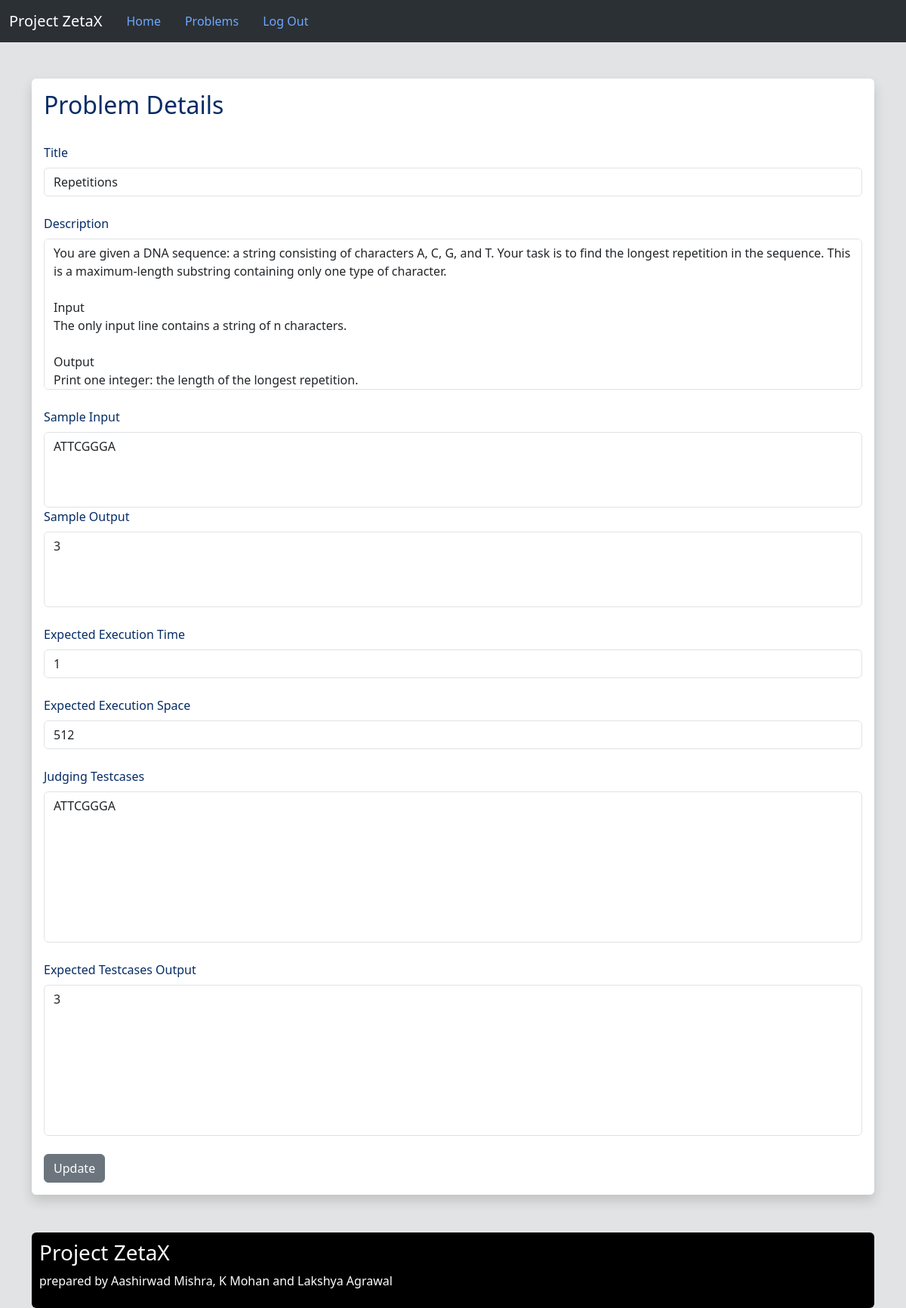
Before: /modify_problem/1 (signed in) with the older database file.
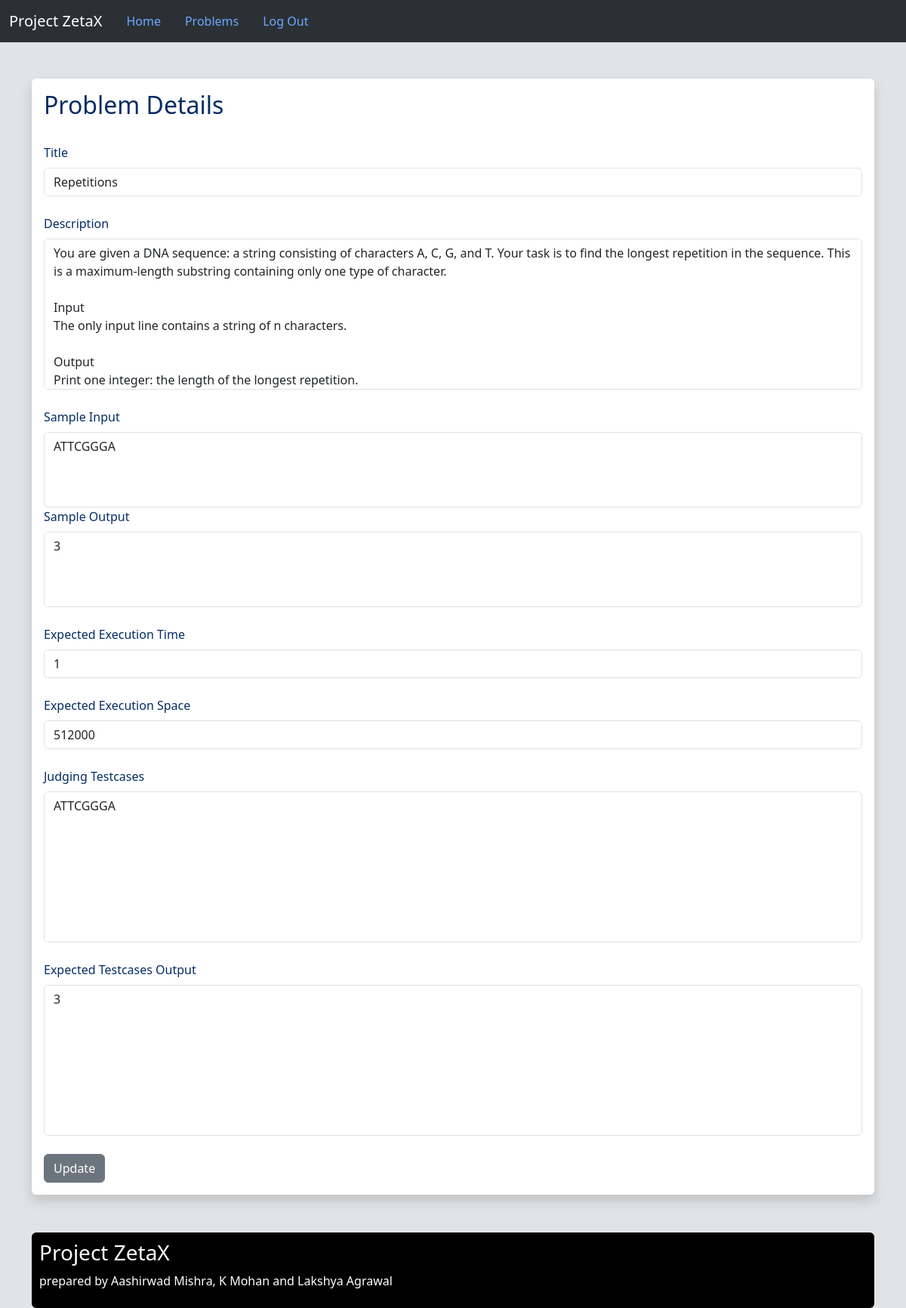
After: the same page with the newer database file.
### Project/models.py (models this page shows, shortened)
class Problem(db.Model):
    __bind_key = 'problems'
    id = db.Column(db.Integer, primary_key=True)
    title = db.Column(db.String(100), nullable=False)
    description = db.Column(db.String(2000), nullable=False)
    sample_input = db.Column(db.String(100), nullable=False)
    sample_output = db.Column(db.String(100), nullable=False)
    exe_time = db.Column(db.Integer, nullable=False)
    exe_space = db.Column(db.Integer, nullable=False)
    judging_testcases = db.Column(db.String(1000000),nullable=False)
    exp_testcases_output = db.Column(db.String(1000000),nullable=False)
    user_id = db.Column(db.Integer, db.ForeignKey('user.id'))

### Project/routes.py (the view)
    def wrapped_function_judge(*args,**kwargs):
        if (current_user.is_authenticated) and (current_user.type != 'Judge'):
            flash("Please log in as Judge to access this page",'error')
            return redirect(url_for('home'))
        return inner_func(*args,**kwargs)

### Project/forms.py
class ProblemForm(FlaskForm):
    title = StringField("Title",validators=[DataRequired()])
    description = TextAreaField("Description",validators=[DataRequired()])
    sample_input = TextAreaField("Sample Input",validators=[DataRequired()])
    sample_output = TextAreaField("Sample Output",validators=[DataRequired()])
    exe_time = IntegerField("Expected Execution Time",validators=[DataRequired()])
    exe_space = IntegerField("Expected Execution Space",validators=[DataRequired()])
    judging_testcases = TextAreaField("Judging Testcases",validators=[DataRequired()])
    exp_testcases_output = TextAreaField("Expected Testcases Output",validators=[DataRequired()])
    submit = SubmitField("Submit")

### Project/models.py (called while the page is built)
@login_manager.user_loader
def load_user(id):
    return User.query.get(int(id))

### Project/routes.py (called while the page is built, shortened)
def judge_required(inner_func):
    def wrapped_function_judge(*args,**kwargs):
        if (current_user.is_authenticated) and (current_user.type != 'Judge'):
            flash("Please log in as Judge to access this page",'error')
            return redirect(url_for('home'))
        return inner_func(*args,**kwargs)
    wrapped_function_judge.__name__ = inner_func.__name__
    return wrapped_function_judge

@app.route('/modify_problem/<int:id>',methods=['GET','POST'])
@login_required
@judge_required
def modify_problem(id):
    problem = Problem.query.get_or_404(id)
    form = ProblemForm()
    form.title.data=problem.title
    form.description.data=problem.description
    form.sample_input.data=problem.sample_input
    form.sample_output.data=problem.sample_output
    form.exe_time.data=problem.exe_time
    form.exe_space.data=problem.exe_space
    form.judging_testcases.data=problem.judging_testcases
    form.exp_testcases_output.data=problem.exp_testcases_output
    return render_template('modify_problem.html',form=form,current_problem=problem)

### Project/templates/modify_problem.html (shortened to what this page needs)
{% extends 'base.html' %}
{% block content %}
    <br/><br/>
    <form action="/modify_problem/{{current_problem.id}}" method="POST" class="shadow p-3 mb-5 bg-body rounded">
            <h2>Problem Details</h2><br/>
                {{ form.title.label(class="form-label") }}
                {{ form.title(class="form-control",value=form.title.data) }}
                <br/>
                {{ form.description.label(class="form-label") }}
                {{ form.description(class="form-control",value=form.description.data,style="height:200px") }}
                <br/>
                {{ form.sample_input.label(class="form-label") }}
                {{ form.sample_input(class="form-control",value=form.sample_input.data,style="height:100px") }}
                {{ form.sample_output.label(class="form-label") }}
                {{ form.sample_output(class="form-control",value=form.sample_output.data,style="height:100px") }}
                <br/>
                {{ form.exe_time.label(class="form-label") }}
                {{ form.exe_time(class="form-control",value=form.exe_time.data) }}
                <br/>
                {{ form.exe_space.label(class="form-label") }}
                {{ form.exe_space(class="form-control",value=form.exe_space.data) }}
                <br/>
                {{ form.judging_testcases.label(class="form-label") }}
                {{ form.judging_testcases(class="form-control",value=form.judging_testcases.data,style="height:200px") }}
                <br/>
                {{ form.exp_testcases_output.label(class="form-label") }}
                {{ form.exp_testcases_output(class="form-control",value=form.exp_testcases_output.data,style="height:200px") }}
                <br/>
                {{ form.submit(class="btn btn-secondary",value="Update") }}
    </form>
    <footer class="footer-theme rounded">
        <h3>Project ZetaX</h3>
        <p>prepared by Aashirwad Mishra, K Mohan and Lakshya Agrawal</p>
    </footer>
{% endblock %}

### Project/templates/base.html (shortened to what this page needs)
<!DOCTYPE html>
<html lang="en">
  <head>
    <link href="https://cdn.jsdelivr.net/npm/bootstrap@5.3.3/dist/css/bootstrap.min.css" rel="stylesheet">
    <link rel="stylesheet" href="{{ url_for('static',filename='CSS/editor-styles.css')}}">
    <link rel="stylesheet" href="{{ url_for('static',filename='CSS/style-home.css')}}">
  </head>
  <body class="bg-secondary-subtle text-primary-emphasis">
    {% include 'navbar.html' %}
    <div class="container">
        {% block content %}
        {% endblock %}
    </div>
  </body>
</html>

### Project/templates/navbar.html (shortened to what this page needs)
<link rel="stylesheet" href="{{ url_for('static',filename='/CSS/style-navbar.css')}}">
<nav class="navbar navbar-expand-lg bg-body-tertiary" data-bs-theme="dark">
  <div class="container-fluid">
    <a class="navbar-brand" href="#">Project ZetaX</a>
    <div class="collapse navbar-collapse" id="navbarSupportedContent">
      <ul class="nav nav-pills">
        <li class="nav-item">
          <a class="nav-link pill" href="{{ url_for('home')}}">Home</a>
        </li>
        {% if current_user.is_authenticated %}
            {% if current_user.type == 'Judge' %}
            <li class="nav-item">
              <a class="nav-link pill" href="/show_judge_problems/{{current_user.id}}">Problems</a>
            </li>
            {% endif %}
          <li class="nav-item">
            <a class="nav-link pill" href="{{ url_for('logout')}}">Log Out</a>
          </li>
        {% endif %}
      </ul>
    </div>
  </div>
</nav>

### Project/static/CSS/editor-styles.css (style rules this page uses)
:root { --editor-bg: #eee; --editor-border: #3f87a6; }
* { padding: 0; margin: 0; box-sizing: border-box; }
html, body { height: 100%; width: 100%; }
textarea { height: 100%; width: 100%; resize: none; padding: 0.5rem; color: black; font-size: 1.3em; }

### Project/static/CSS/style-home.css (style rules this page uses)
.footer-theme { color:#fff; margin-top:50px; margin-bottom: 10px; padding:10px; height: 100px; background-color: #000000; }
a { font-size: 18px; color: #000000; }

Changed rows visible on the page:
changed Problem "Repetitions": exe_space "512" → "512000"
